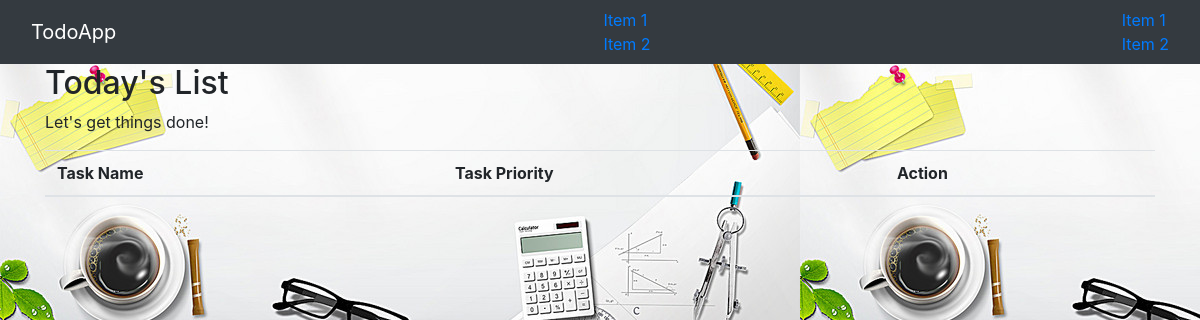
The page /todoapp/ on the database as committed earlier.
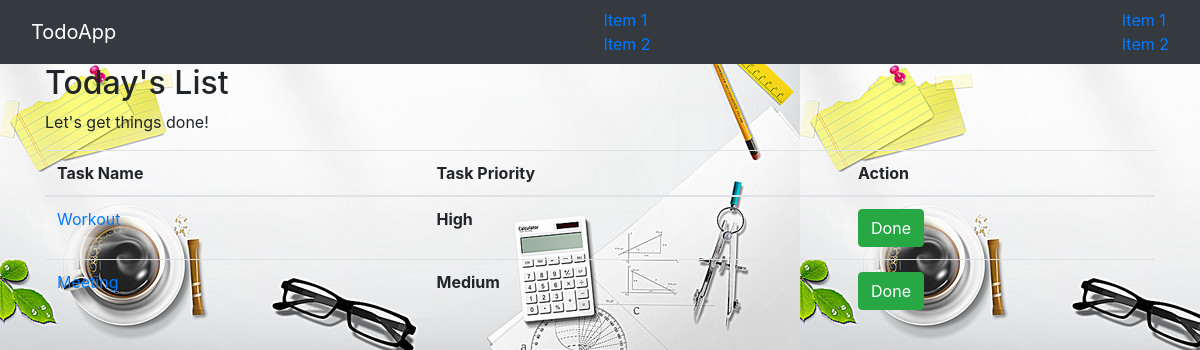
The same page on the database as committed later.
### todoapp/models.py (models this page shows, shortened)
class Task(models.Model):
    task_name = models.CharField(max_length=200)
    task_priority = models.CharField(max_length=200)

### todoapp/views.py (the view)
class IndexView(generic.ListView):
    template_name = 'todoapp/index.html'
    def get_queryset(self):
        return Task.objects.all()

### todoapp/templates/todoapp/index.html (shortened to what this page needs)
{% extends 'todoapp/base.html' %}
{% load staticfiles %}
            {% block body %}
            <div class="container">
                <h2>Today's List</h2>
                <p>Let's get things done!</p>
                <table class="table">
                    <thead>
                        <tr>
                            <th>Task Name</th>
                            <th>Task Priority</th>
                            <th>Action</th>
                        </tr>
                    </thead>
                    <tbody>
                        {% if task_list %}
                        {% for task in object_list %}
                        <tr class="active">
                            <td><a href="{% url 'todoapp:detail' task.id %}">{{task.task_name}}</a> </td>
                            <td><b>{{task.task_priority}}</b></td>
                            <td><button type="submit" class="btn btn-success">Done</button></td>
                        </tr>
                        {% endfor %}
                        {% endif %}
                    </tbody>
                </table>
            </div>
            {% endblock %}

### todoapp/templates/todoapp/base.html (shortened to what this page needs)
{% load staticfiles %}
<html>
    <head>
            <link rel="stylesheet" type="text/css" href="{% static 'todoapp/style.css' %}">
            <link rel="stylesheet" href="https://stackpath.bootstrapcdn.com/bootstrap/4.1.3/css/bootstrap.min.css">
    </head>
    <body>
            <nav class="navbar navbar-dark bg-dark">
                    <div class="container-fluid">
                        <div class="navbar-header">
                            <a class= "navbar-brand" href="#">TodoApp</a>
                        </div>
                        <ul class="nav navbar-nav">
                            <li class="active"><a href="#">Item 1</a></li>
                            <li><a href="#">Item 2</a></li>
                        </ul>
                        <ul class="nav navbar-nav navbar-right">
                                <li class="active"><a href="#">Item 1</a></li>
                                <li><a href="#">Item 2</a></li>
                        </ul>
                    </div>
                </nav>
            {% block body %}
            {% endblock %}
    </body>
</html>

### todoapp/static/todoapp/style.css (style rules this page uses)
body { background: white url("back.jpg"); }

Rows that differ between the two databases and show on the page:
added Task: task_name "Workout", task_priority "High"
added Task: task_name "Meeting", task_priority "Medium"
